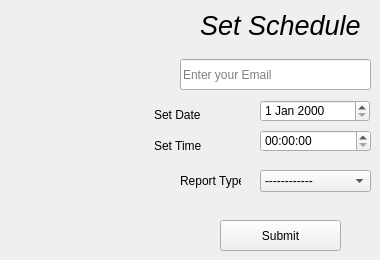
      <widget class="QWidget" name="tab_20">
       <attribute name="title">
        <string>Set Schedule</string>
       </attribute>
       <widget class="QPushButton" name="pushButton_33">
        <property name="geometry">
         <rect>
          <x>220</x>
          <y>220</y>
          <width>121</width>
          <height>31</height>
         </rect>
        </property>
        <property name="text">
         <string>Submit</string>
        </property>
       </widget>
       <widget class="QLineEdit" name="lineEdit_10">
        <property name="geometry">
         <rect>
          <x>180</x>
          <y>59</y>
          <width>191</width>
          <height>31</height>
         </rect>
        </property>
        <property name="placeholderText">
         <string>Enter your Email</string>
        </property>
       </widget>
       <widget class="QDateEdit" name="dateEdit_5">
        <property name="geometry">
         <rect>
          <x>260</x>
          <y>100</y>
          <width>110</width>
          <height>22</height>
         </rect>
        </property>
       </widget>
       <widget class="QTimeEdit" name="timeEdit">
        <property name="geometry">
         <rect>
          <x>260</x>
          <y>130</y>
          <width>111</width>
          <height>22</height>
         </rect>
        </property>
       </widget>
       <widget class="QLabel" name="label_20">
        <property name="geometry">
         <rect>
          <x>154</x>
          <y>99</y>
          <width>61</width>
          <height>31</height>
         </rect>
        </property>
        <property name="text">
         <string>Set Date</string>
        </property>
       </widget>
       <widget class="QLabel" name="label_21">
        <property name="geometry">
         <rect>
          <x>154</x>
          <y>135</y>
          <width>61</width>
          <height>21</height>
         </rect>
        </property>
        <property name="text">
         <string>Set Time</string>
        </property>
       </widget>
       <widget class="QLabel" name="label_22">
        <property name="geometry">
         <rect>
          <x>180</x>
          <y>170</y>
          <width>61</width>
          <height>21</height>
         </rect>
        </property>
        <property name="text">
         <string>Report Type</string>
        </property>
       </widget>
       <widget class="QComboBox" name="comboBox_20">
        <property name="geometry">
         <rect>
          <x>260</x>
          <y>170</y>
          <width>111</width>
          <height>22</height>
         </rect>
        </property>
        <item>
         <property name="text">
          <string>------------</string>
         </property>
        </item>
        <item>
         <property name="text">
          <string>Daily</string>
         </property>
        </item>
        <item>
         <property name="text">
          <string>Weekly</string>
         </property>
        </item>
        <item>
         <property name="text">
          <string>Monthly</string>
         </property>
        </item>
       </widget>
       <widget class="QLabel" name="label_23">
        <property name="geometry">
         <rect>
          <x>200</x>
          <y>10</y>
          <width>171</width>
          <height>31</height>
         </rect>
        </property>
        <property name="font">
         <font>
          <pointsize>20</pointsize>
          <italic>true</italic>
         </font>
        </property>
        <property name="text">
         <string>Set Schedule</string>
        </property>
       </widget>
      </widget>
